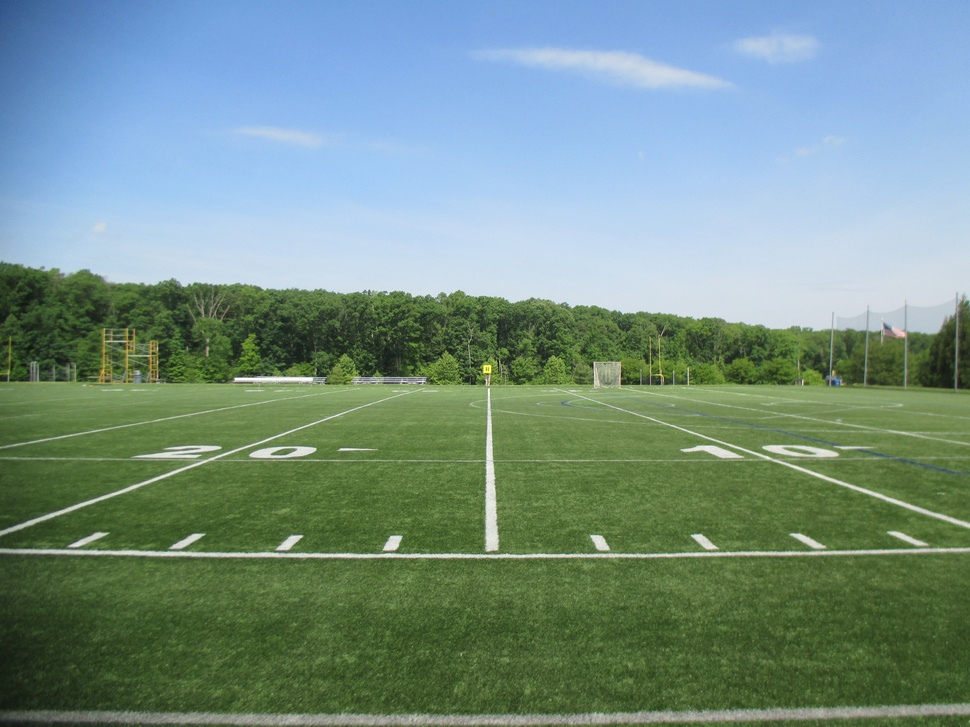
#> input picture 2014 - 2015/images/IMG_0147.JPG, 970 x 727 px, shrunk from 4608 x 3456 before the run
$ python -i canny_edge_contour_detector.py   (imports and definitions only)   (older library calls are emulated)
#> lines starting #> are read from the running program, lines starting #| are printed output that depends on the picture; after the words box and inside, x2 and y2 are one past the last pixel; in counts of white or black regions, pixels touching at a corner belong together
import cv2
import numpy
import io
import PIL.ImageOps
from matplotlib import pyplot
from PIL import Image
from .target_detection_settings import TargetDetectionSettings

class CannyEdgeContourDetector(object):

    """
    The following code is adapted from OpenCV:
    """
    def __init__(self, target_map_image_path):
        """
        :param target_map_image_path: the path to an image

        :type target_map_image_path: an image file such as JPG and PNG
        """
#> called with target_map_image_path = '../../../2014 - 2015/images/IMG_0147.JPG'
        raw_target_map_image = Image.open(target_map_image_path)
#> raw_target_map_image is the input picture: PIL image 970x727 RGB; mean R, G, B 117.3, 144.4, 133.6
        posterized_target_map_image = PIL.ImageOps.posterize(raw_target_map_image, 2)
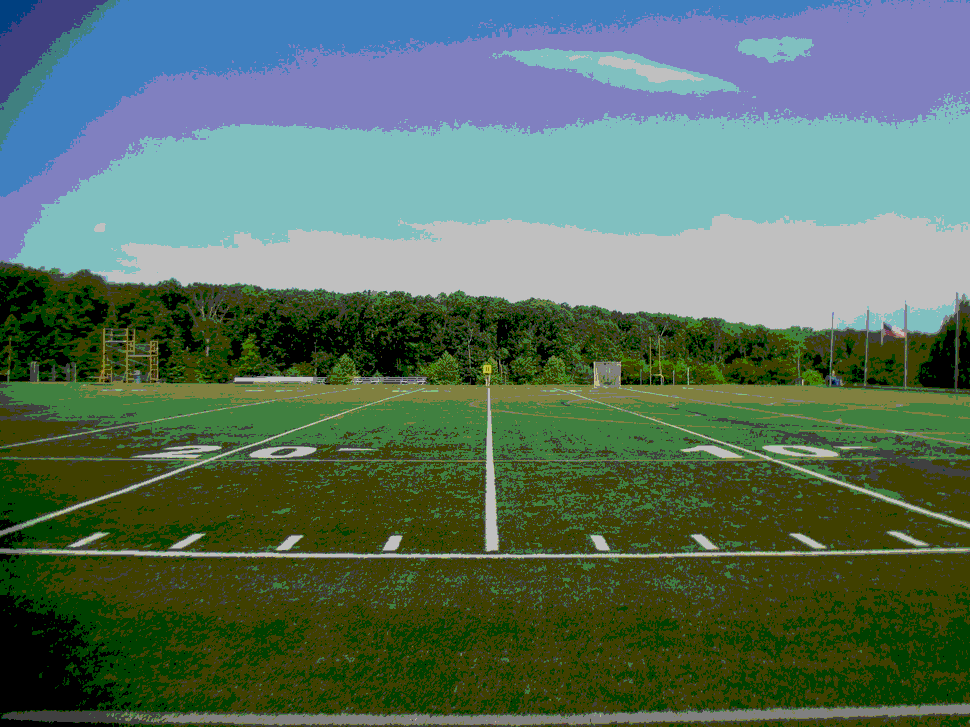
#> posterized_target_map_image: PIL image 970x727 RGB; mean R, G, B 88, 113, 95.1

        self.target_map_image = numpy.array(posterized_target_map_image)
        self.target_map_image = cv2.cvtColor(self.target_map_image, cv2.COLOR_RGB2BGR)

        #self.target_map_image = cv2.imread(target_map_image_path)
        self.kernel_size = TargetDetectionSettings.KERNEL_SIZE
        self.minimum_threshold = TargetDetectionSettings.CANNY_EDGE_CONTOUR_DETECTOR_MINIMUM_THRESHOLD
        self.maximum_threshold = TargetDetectionSettings.CANNY_EDGE_CONTOUR_DETECTOR_MAXIMUM_THRESHOLD

    def detect_canny_edge_contours(self):
        blurred_target_map_image = cv2.GaussianBlur(self.target_map_image, (self.kernel_size, self.kernel_size), 0)
        edge = cv2.Canny(blurred_target_map_image, self.minimum_threshold, self.maximum_threshold)
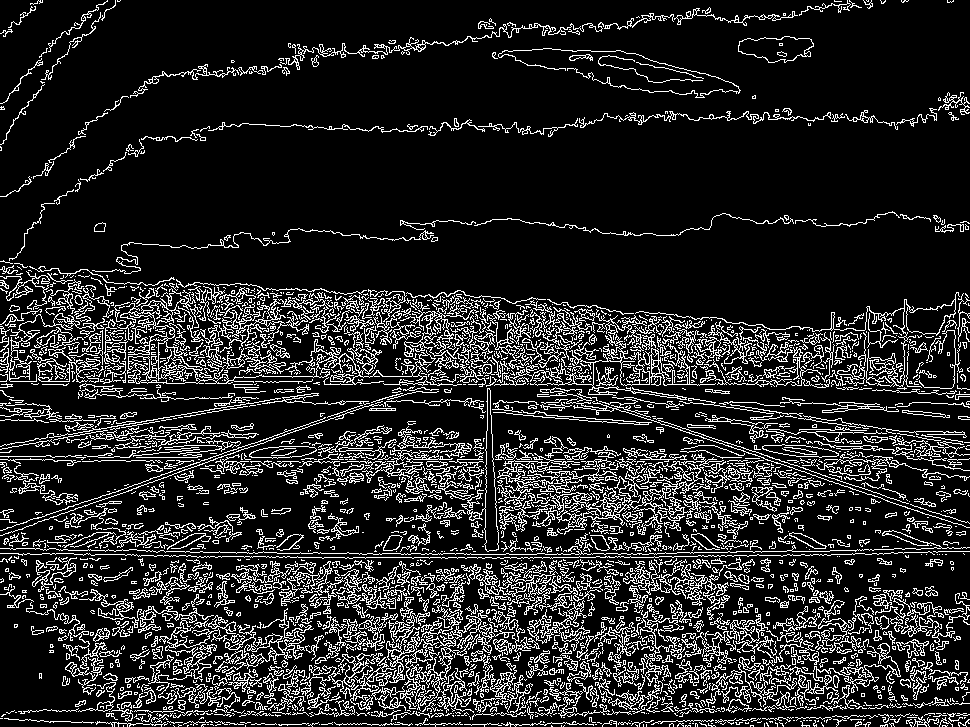
#> edge: shape (727, 970); 15.2% white in thin lines or dots

        _, contours, _= cv2.findContours(edge, cv2.RETR_EXTERNAL, cv2.CHAIN_APPROX_SIMPLE)
#> contours = 2297 contours, 1829 with area under 20; largest, box (x1, y1, x2, y2) and area: (120, 292, 462, 386) 2743, (510, 334, 716, 400) 1570, (738, 36, 814, 63) 1364, (635, 292, 960, 388) 1344, (461, 388, 499, 552) 1330

        contour_list = []
        for index in range(len(contours)):
            contour = contours[index]

            x, y, w, h = cv2.boundingRect(contour)
            contour_list.append((x, y, w, h))
#> this loop made 2297 passes
#> (x, y, w, h) on passes 1 to 3: (942, 725, 6, 2), (750, 725, 4, 2), (685, 725, 6, 2)
#> after the loop, contour_list = 2297 items, first 6: (942, 725, 6, 2), (750, 725, 4, 2), (685, 725, 6, 2), (563, 725, 2, 2), (561, 725, 1, 2), (551, 725, 2, 2)

        return contour_list

>>> result = CannyEdgeContourDetector('../../../2014 - 2015/images/IMG_0147.JPG').detect_canny_edge_contours()
#> result has the same summary as contour_list in detect_canny_edge_contours

$ run again, on 2014 - 2015/images/IMG_0159.JPG
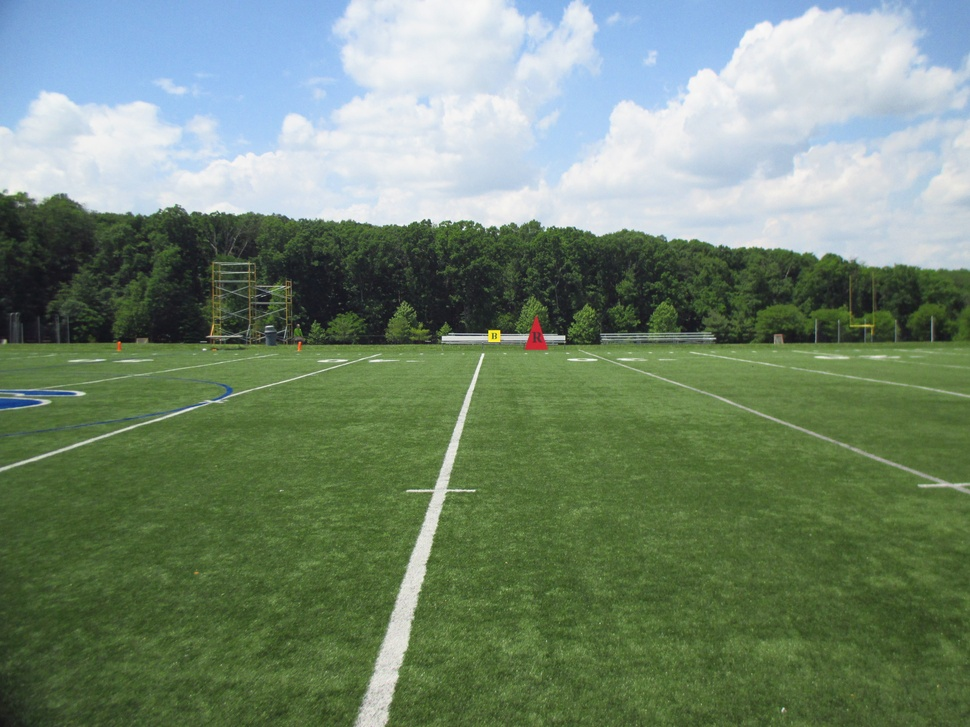
#> input picture 2014 - 2015/images/IMG_0159.JPG, 970 x 727 px, shrunk from 4608 x 3456 before the run
#> in __init__, raw_target_map_image is the input picture: PIL image 970x727 RGB; mean R, G, B 115.6, 135.8, 113.3
#> in __init__, `posterized_target_map_image = PIL.ImageOps.posterize(raw_target_map_im..`:
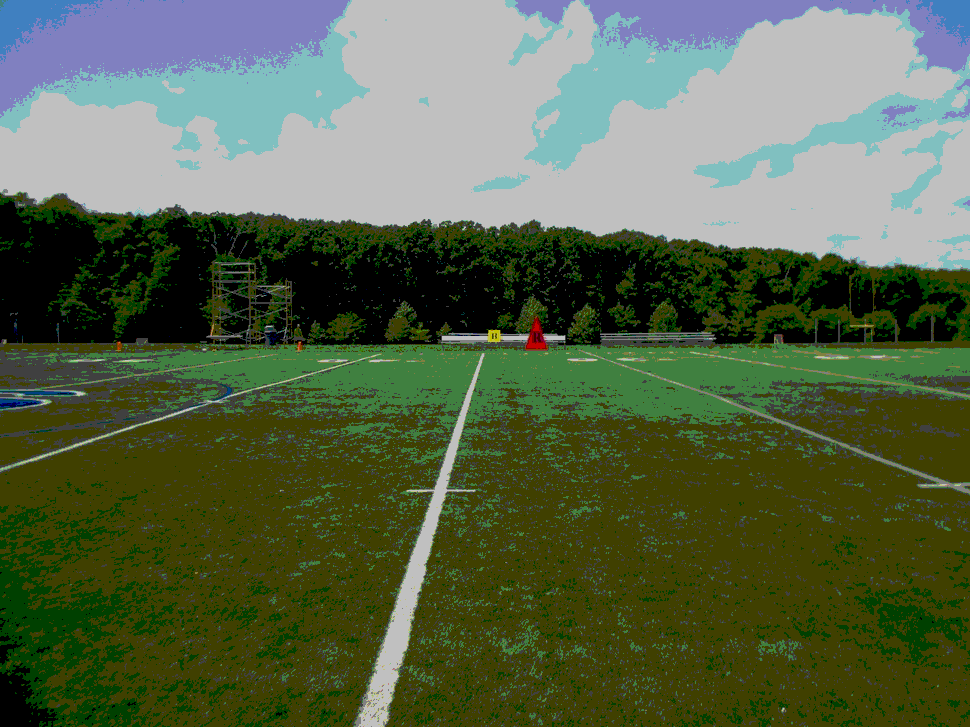
#> posterized_target_map_image: PIL image 970x727 RGB; mean R, G, B 88.3, 101.9, 73.2
#> in detect_canny_edge_contours, `edge = cv2.Canny(blurred_target_map_image, self.minimum_threshold, sel..`:
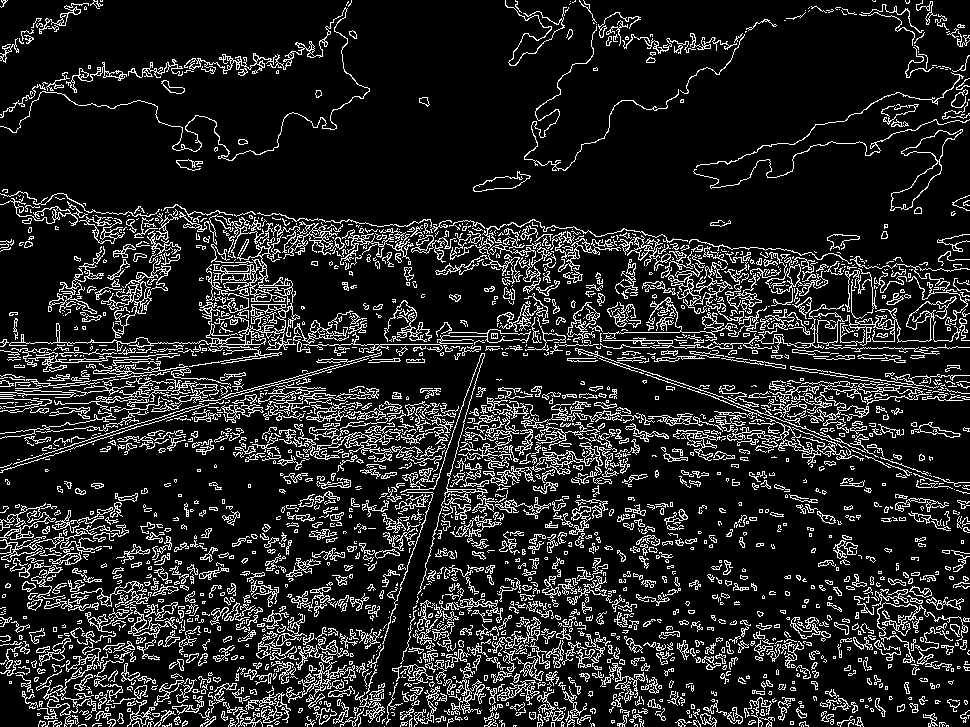
#> edge: shape (727, 970); 14.1% white in thin lines or dots
#> contours = 2355 contours, 1816 with area under 20; largest, box (x1, y1, x2, y2) and area: (890, 129, 963, 211) 1472, (206, 237, 300, 337) 1192, (54, 358, 369, 412) 849, (814, 296, 957, 346) 760, (294, 310, 531, 353) 595
#> the loop in detect_canny_edge_contours, `for index in range(len(contours)):` made 2355 passes
#> (x, y, w, h) on passes 1 to 3: (384, 726, 1, 1), (946, 725, 3, 2), (513, 725, 4, 2)
#> after the loop in detect_canny_edge_contours, `for index in range(len(contours)):`: contour_list = 2355 items, first 6: (384, 726, 1, 1), (946, 725, 3, 2), (513, 725, 4, 2), (267, 725, 6, 2), (98, 725, 4, 2), (801, 724, 3, 3)
#> result has the same summary as contour_list in detect_canny_edge_contours
